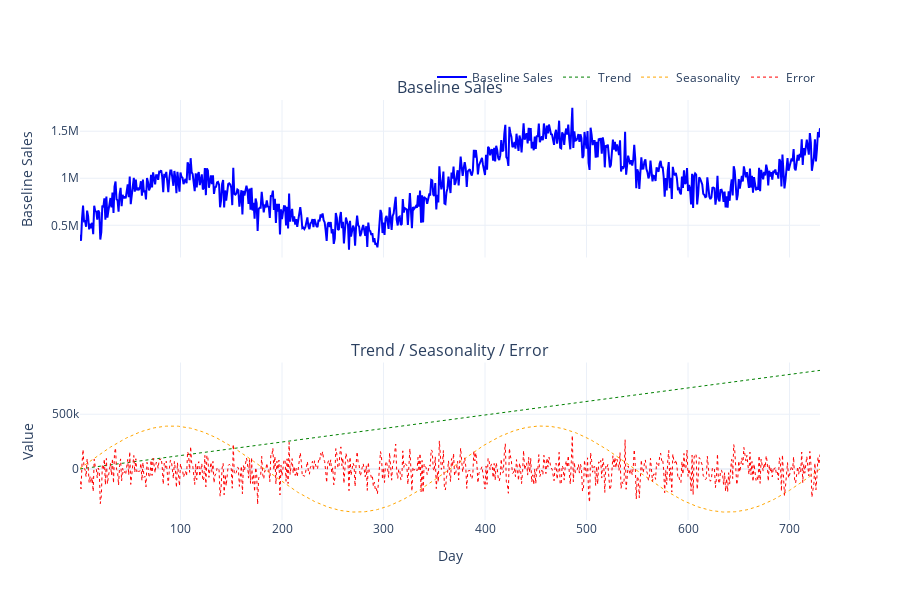

Notebook code cell kept with this figure:
### Code cell
plot_baseline_sales(df_baseline, figsize=(900, 600))

### Figure 1 — Plotly figure (JSON) as saved in the notebook; plotly's stock layout.template omitted (floating-point values rounded to 4 significant figures; data arrays with more than 128 entries replaced by an {"elided": "..."} marker saying what was removed)
{"data": [{"line": {"color": "blue", "width": 2}, "mode": "lines", "name": "Baseline Sales", "type": "scatter", "x": {"elided": "730 int values"}, "xaxis": "x", "y": {"elided": "730 float values"}, "yaxis": "y"}, {"line": {"color": "green", "dash": "dot", "width": 1}, "mode": "lines", "name": "Trend", "type": "scatter", "x": {"elided": "730 int values"}, "xaxis": "x2", "y": {"elided": "730 float values"}, "yaxis": "y2"}, {"line": {"color": "orange", "dash": "dot", "width": 1}, "mode": "lines", "name": "Seasonality", "type": "scatter", "x": {"elided": "730 int values"}, "xaxis": "x2", "y": {"elided": "730 float values"}, "yaxis": "y2"}, {"line": {"color": "red", "dash": "dot", "width": 1}, "mode": "lines", "name": "Error", "type": "scatter", "x": {"elided": "730 int values"}, "xaxis": "x2", "y": {"elided": "730 float values"}, "yaxis": "y2"}], "layout": {"annotations": [{"font": {"size": 16}, "showarrow": false, "text": "Baseline Sales", "x": 0.5, "xanchor": "center", "xref": "paper", "y": 1, "yanchor": "bottom", "yref": "paper"}, {"font": {"size": 16}, "showarrow": false, "text": "Trend / Seasonality / Error", "x": 0.5, "xanchor": "center", "xref": "paper", "y": 0.375, "yanchor": "bottom", "yref": "paper"}], "height": 600, "hovermode": "x unified", "legend": {"orientation": "h", "x": 1, "xanchor": "right", "y": 1.02, "yanchor": "bottom"}, "width": 900, "xaxis": {"anchor": "y", "domain": [0, 1], "matches": "x2", "showticklabels": false}, "xaxis2": {"anchor": "y2", "domain": [0, 1], "showgrid": true, "tickmode": "auto", "title": {"text": "Day"}}, "yaxis": {"anchor": "x", "domain": [0.625, 1], "title": {"text": "Baseline Sales"}}, "yaxis2": {"anchor": "x2", "domain": [0, 0.375], "title": {"text": "Value"}}}}
